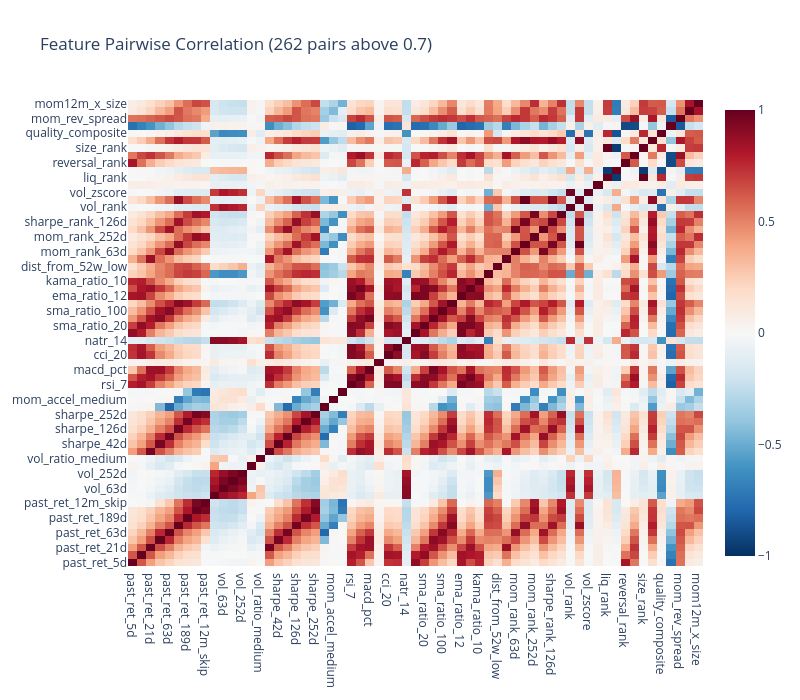

Notebook source saved alongside this figure:
### Markdown cell above
### Pairwise Feature Correlation

### Code cell
high_corr_pairs = []

if eval_df is not None:
    # Sample every 20th date for efficiency (~4.5M rows is very large)
    _sample_dates = eval_df["timestamp"].unique().sort().gather_every(20)
    _corr_data = (
        eval_df.filter(pl.col("timestamp").is_in(_sample_dates))
        .select(feature_cols)
        .to_pandas()
        .corr(method="spearman")
    )

    for i, f1 in enumerate(_corr_data.columns):
        for j, f2 in enumerate(_corr_data.columns):
            if i < j and abs(_corr_data.iloc[i, j]) > 0.7:
                high_corr_pairs.append((f1, f2, float(_corr_data.iloc[i, j])))

    print(f"Feature pairs with |corr| > 0.7: {len(high_corr_pairs)}")

    fig = go.Figure(
        data=go.Heatmap(
            z=_corr_data.values,
            x=_corr_data.columns.tolist(),
            y=_corr_data.columns.tolist(),
            colorscale="RdBu_r",
            zmid=0,
            zmin=-1,
            zmax=1,
        )
    )
    fig.update_layout(
        title=f"Feature Pairwise Correlation ({len(high_corr_pairs)} pairs above 0.7)",
        template="plotly_white",
        height=700,
        width=800,
    )
    fig.show()

### Figure 1 — Plotly figure (JSON) as saved in the notebook; plotly's stock layout.template omitted (floating-point values rounded to 4 significant figures; data arrays with more than 128 entries replaced by an {"elided": "..."} marker saying what was removed)
{"data": [{"colorscale": [[0.0, "rgb(5,48,97)"], [0.1, "rgb(33,102,172)"], [0.2, "rgb(67,147,195)"], [0.3, "rgb(146,197,222)"], [0.4, "rgb(209,229,240)"], [0.5, "rgb(247,247,247)"], [0.6, "rgb(253,219,199)"], [0.7, "rgb(244,165,130)"], [0.8, "rgb(214,96,77)"], [0.9, "rgb(178,24,43)"], [1.0, "rgb(103,0,31)"]], "type": "heatmap", "x": ["past_ret_5d", "past_ret_10d", "past_ret_21d", "past_ret_42d", "past_ret_63d", "past_ret_126d", "past_ret_189d", "past_ret_252d", "past_ret_12m_skip", "vol_21d", "vol_63d", "vol_126d", "vol_252d", "vol_ratio_short", "vol_ratio_medium", "sharpe_21d", "sharpe_42d", "sharpe_63d", "sharpe_126d", "sharpe_189d", "sharpe_252d", "mom_accel_short", "mom_accel_medium", "mom_accel_long", "rsi_7", "rsi_14", "macd_pct", "adx_14", "cci_20", "stoch_k_14", "natr_14", "sma_ratio_10", "sma_ratio_20", "sma_ratio_50", "sma_ratio_100", "sma_ratio_200", "ema_ratio_12", "ema_ratio_26", "kama_ratio_10", "dist_from_52w_high", "dist_from_52w_low", "mom_rank_21d", "mom_rank_63d", "mom_rank_126d", "mom_rank_252d", "sharpe_rank_63d", "sharpe_rank_126d", "sharpe_rank_252d", "vol_rank", "mom_zscore_6m", "vol_zscore", "volume_ratio", "liq_rank", "illiq_rank", "reversal_rank", "rsi_rank", "size_rank", "momentum_composite", "quality_composite", "contrarian_composite", "mom_rev_spread", "mom_x_size", "mom12m_x_size"], "y": ["past_ret_5d", "past_ret_10d", "past_ret_21d", "past_ret_42d", "past_ret_63d", "past_ret_126d", "past_ret_189d", "past_ret_252d", "past_ret_12m_skip", "vol_21d", "vol_63d", "vol_126d", "vol_252d", "vol_ratio_short", "vol_ratio_medium", "sharpe_21d", "sharpe_42d", "sharpe_63d", "sharpe_126d", "sharpe_189d", "sharpe_252d", "mom_accel_short", "mom_accel_medium", "mom_accel_long", "rsi_7", "rsi_14", "macd_pct", "adx_14", "cci_20", "stoch_k_14", "natr_14", "sma_ratio_10", "sma_ratio_20", "sma_ratio_50", "sma_ratio_100", "sma_ratio_200", "ema_ratio_12", "ema_ratio_26", "kama_ratio_10", "dist_from_52w_high", "dist_from_52w_low", "mom_rank_21d", "mom_rank_63d", "mom_rank_126d", "mom_rank_252d", "sharpe_rank_63d", "sharpe_rank_126d", "sharpe_rank_252d", "vol_rank", "mom_zscore_6m", "vol_zscore", "volume_ratio", "liq_rank", "illiq_rank", "reversal_rank", "rsi_rank", "size_rank", "momentum_composite", "quality_composite", "contrarian_composite", "mom_rev_spread", "mom_x_size", "mom12m_x_size"], "z": {"elided": "63x63 float values"}, "zmax": 1, "zmid": 0, "zmin": -1}], "layout": {"height": 700, "title": {"text": "Feature Pairwise Correlation (262 pairs above 0.7)"}, "width": 800}}
